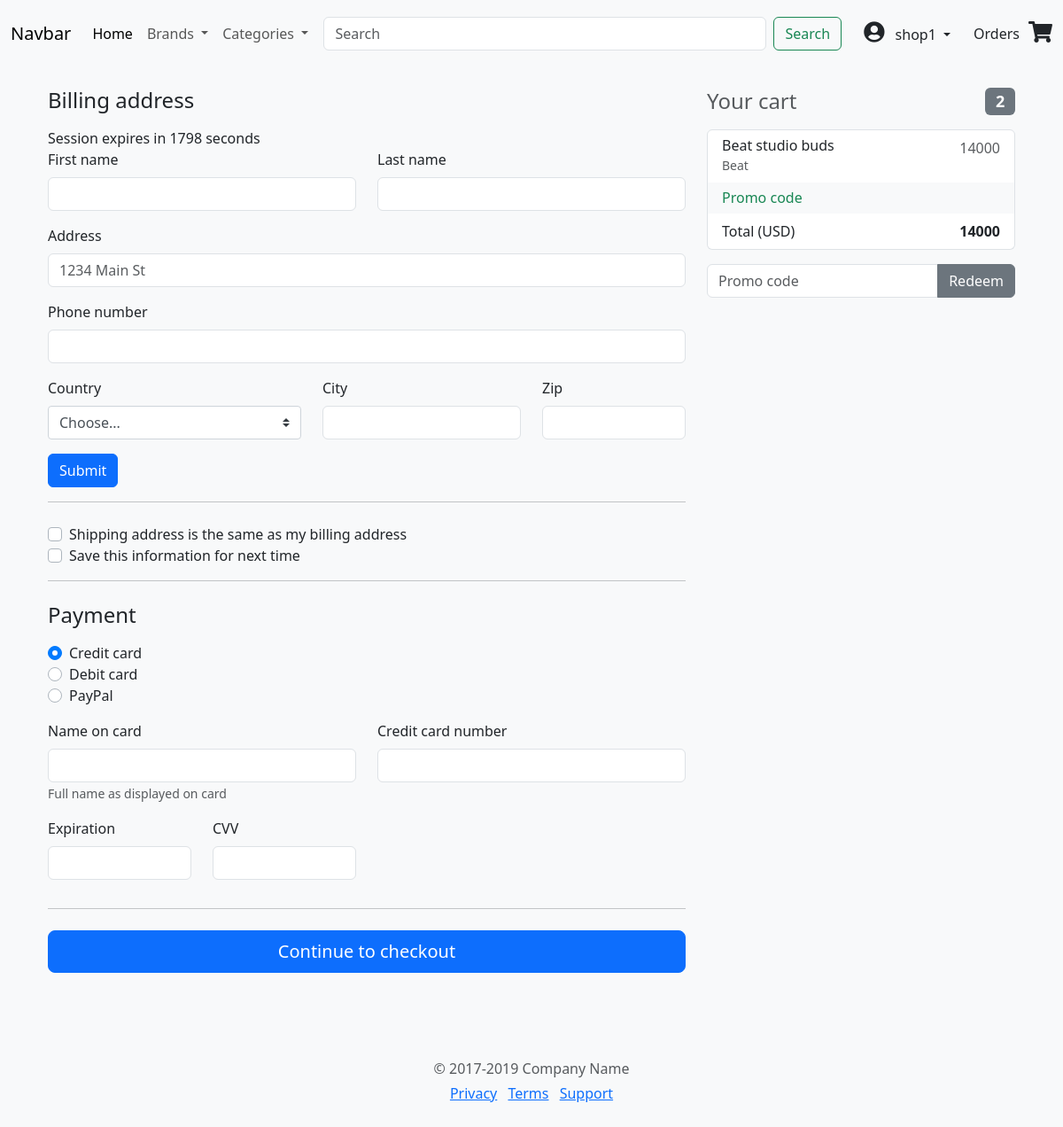
The app's page /checkout (signed in) with its own data.
### shop/models.py (models this page shows, shortened)
class Cart(models.Model):
    user = models.ForeignKey(User,on_delete=models.CASCADE,default=None)
    product = models.ForeignKey(Product,on_delete=models.CASCADE)
    quantity = models.IntegerField(default=1)
    created = models.DateTimeField(auto_now_add=True)

class Product(models.Model):
    name = models.CharField(max_length=100)
    brand = models.ForeignKey(Brand, on_delete= models.CASCADE)
    Category = models.ForeignKey(Category, on_delete= models.CASCADE)
    image = models.ImageField(null=True, blank=True)
    quantity = models.IntegerField()
    price = models.IntegerField()

class Brand(models.Model):
    name = models.CharField(max_length=100)
    def __str__(self):
        return self.name

### shop/views.py (the view, shortened to what this page needs)
# urls.py: path('checkout',checkout,name='checkout'),
@never_cache
@login_required(login_url='login')
def checkout(request):
    submitted = False
    cart = Cart.objects.filter(user=request.user)
    total_items = sum([cart_item.quantity for cart_item in cart])
    total_price = sum([cart_item.product.price * cart_item.quantity for cart_item in cart])
    context = {'submitted': submitted, 'cart': cart, 'total_items': total_items, 'total_price': total_price}
    session = request.session
    session.set_expiry(1800)
    session_data = session.get('checkout_data', {})
    customer_data = session.get('customer_data')
    context.update(session_data)
    context.update(navbar_items(request))
    context['session_expiry'] = session.get_expiry_age()
    return render(request, 'checkout.html', context)

### shop/views.py (called while the page is built)
def navbar_items(request):
    brand_items = Brand.objects.all()
    category_items = Category.objects.all()
    context = {'brand_items': brand_items,
               'category_items': category_items,
               }
    return context

### templates/checkout.html (shortened to what this page needs)
{%extends 'base.html' %}
{%load static%}
{% load mathfilters %}
{% load tz %}
{%block content%}
  <body class="bg-light">
    <form>
    <div class="container">
  <div class="row">
    <div class="col-md-4 order-md-2 mb-4">
      <h4 class="d-flex justify-content-between align-items-center mb-3">
        <span class="text-muted">Your cart</span>
        <span class="badge badge-secondary badge-pill">{{total_items}}</span>
      </h4>
      <ul class="list-group mb-3">
        {% for item in cart %}
        <li class="list-group-item d-flex justify-content-between lh-condensed">
          <div>
            <h6 class="my-0">{{item.product.name}}</h6>
            <small class="text-muted">{{item.product.brand}}</small>
          </div>
          <span class="text-muted"> {{item.product.price|mul:item.quantity}} </span>
        </li>
        {% endfor %}
        <li class="list-group-item d-flex justify-content-between bg-light">
          <div class="text-success">
            <h6 class="my-0">Promo code</h6>
          </div>
        </li>
        <li class="list-group-item d-flex justify-content-between">
          <span>Total (USD)</span>
          <strong>{{total_price}}</strong>
        </li>
      </ul>
      <form class="card p-2" method = 'POST' action = ''>
        <div class="input-group">
          <input type="text" class="form-control" placeholder="Promo code" name = 'code'>
          <div class="input-group-append">
            <button type="submit" class="btn btn-secondary" name = 'redeem'>Redeem</button>
          </div>
        </div>
      </form>
    </div>
    <div class="col-md-8 order-md-1">
      <h4 class="mb-3">Billing address</h4>
      <div id="countdown-timer"></div>
<div>
<form class="needs-validation" method = "POST" action = "">
            <div class="row">
              <div class="col-md-6 mb-3">
                <label for="firstName">First name</label>
                <input type="text" class="form-control" name="first_name" id="firstName" placeholder="" value="{% if submitted %}{{ customer.first_name }}{% endif %}" {% if submitted %}disabled{% endif %} required>
              </div>
              <div class="col-md-6 mb-3">
                <label for="lastName">Last name</label>
                <input type="text" class="form-control" name="last_name" id="lastName" placeholder="" value="{% if submitted %}{{ customer.last_name }}{% endif %}" {% if submitted %}disabled{% endif %} required>
              </div>
            </div>
            <div class="mb-3">
              <label for="address">Address</label>
              <input type="text" class="form-control" name="address" id="address" placeholder="1234 Main St" value="{% if submitted %}{{ customer.address }}{% endif %}" {% if submitted %}disabled{% endif %} required>
            </div>
            <div class="mb-3">
              <label for="address">Phone number</label>
              <input type="text" class="form-control" name="phonenumber" id="address" placeholder="" value="{% if submitted %}{{ customer.phonenumber }}{% endif %}" {% if submitted %}disabled{% endif %} required>
            </div>
            <div class="row">
              <div class="col-md-5 mb-3">
                <label for="country">Country</label>
                <select class="custom-select d-block w-100" name="country" id="country" {% if submitted %}disabled{% endif %}  required>
                  <option value="">{% if submitted %}{{ customer.country }}{%else%}Choose...{% endif %}</option>
                </select>
              </div>
              <div class="col-md-4 mb-3">
                <label for="city">City</label>
                <input type="text" class="form-control" name="city" id="city" placeholder="" value="{% if submitted %}{{ customer.city }}{% endif %}" {% if submitted %}disabled{% endif %} required>
              </div>
              <div class="col-md-3 mb-3">
                <label for="zip">Zip</label>
                <input type="text" class="form-control" name="zipcode" id="zip" placeholder="" value="{% if submitted %}{{ customer.zipcode }}{% endif %}" {% if submitted %}disabled{% endif %} required>
          </div>
        </div>
        <div class="d-flex justify-content-between">
          <button type="submit" class="btn btn-primary" name="customer_form">Submit</button>
        </div>
      </form>
    </div>
        <hr class="mb-4">
        <div class="custom-control custom-checkbox">
          <label class="custom-control-label" for="same-address">Shipping address is the same as my billing address</label>
        </div>
        <div class="custom-control custom-checkbox">
          <label class="custom-control-label" for="save-info">Save this information for next time</label>
        </div>
        <hr class="mb-4">
        <h4 class="mb-3">Payment</h4>
        <div class="d-block my-3">
          <div class="custom-control custom-radio">
            <label class="custom-control-label" for="credit">Credit card</label>
          </div>
          <div class="custom-control custom-radio">
            <label class="custom-control-label" for="debit">Debit card</label>
          </div>
          <div class="custom-control custom-radio">
            <label class="custom-control-label" for="paypal">PayPal</label>
          </div>
        </div>
        <div class="row">
          <div class="col-md-6 mb-3">
            <label for="cc-name">Name on card</label>
            <input type="text" class="form-control" id="cc-name" placeholder="" >
            <small class="text-muted">Full name as displayed on card</small>
          </div>
          <div class="col-md-6 mb-3">
            <label for="cc-number">Credit card number</label>
            <input type="text" class="form-control" id="cc-number" placeholder="" >
          </div>
        </div>
        <div class="row">
          <div class="col-md-3 mb-3">
            <label for="cc-expiration">Expiration</label>
            <input type="text" class="form-control" id="cc-expiration" placeholder="" >
          </div>
          <div class="col-md-3 mb-3">
            <label for="cc-cvv">CVV</label>
            <input type="text" class="form-control" id="cc-cvv" placeholder="" >
          </div>
        </div>
        <hr class="mb-4">
        <a href="{% url 'orders' %}">
          <button class="btn btn-primary btn-lg btn-block">Continue to checkout</button>
        </a>
    </div>
  </div>
  <footer class="my-5 pt-5 text-muted text-center text-small">
    <p class="mb-1">&copy; 2017-2019 Company Name</p>
    <ul class="list-inline">
      <li class="list-inline-item"><a href="#">Privacy</a></li>
      <li class="list-inline-item"><a href="#">Terms</a></li>
      <li class="list-inline-item"><a href="#">Support</a></li>
    </ul>
  </footer>
</div>
        <script src="https://getbootstrap.com/docs/4.3/examples/checkout/form-validation.js"></script></body>
{% endblock%}

### templates/navbar.html (shortened to what this page needs)
{%load static%}
<head>
<link rel="stylesheet" href="https://cdnjs.cloudflare.com/ajax/libs/font-awesome/5.15.3/css/all.min.css">
</head>
<nav class="navbar navbar-expand-lg bg-body-tertiary">
  <div class="container-fluid">
    <a class="navbar-brand" href="#">Navbar</a>
    <div class="collapse navbar-collapse" id="navbarSupportedContent">
      <ul class="navbar-nav me-auto mb-2 mb-lg-0">
        <li class="nav-item">
          <a class="nav-link active" aria-current="page" href="{% url 'home'%}">Home</a>
        </li>
        <li class="nav-item dropdown">
          <a class="nav-link dropdown-toggle" href="#" role="button" data-bs-toggle="dropdown" aria-expanded="false">
            Brands
          </a>
        </li>
        <li class="nav-item dropdown">
          <a class="nav-link dropdown-toggle" href="#" role="button" data-bs-toggle="dropdown" aria-expanded="false">
            Categories
          </a>
      </ul>
      <div class="collapse navbar-collapse justify-content-center" id="navbarNav">
      <form class="d-flex" role="search">
        <input class="form-control me-2 custom-search-bar" type="search" placeholder="Search" aria-label="Search">
        <button class="btn btn-outline-success" type="submit">Search</button>
      </form>
      </div>
      <div class="d-flex justify-content-end align-items-center">
  {% if user.is_authenticated %}
  <div class="nav-item dropdown p-3">
    <a class="nav-link dropdown-toggle" role="button" data-bs-toggle="dropdown" aria-expanded="false">
      <i class="fas fa-user-circle" style="font-size: 24px;"></i>
      <span class="ms-2">{{ user.username }}</span>
    </a>
  </div>
  {% else %}
  <div>
   <a class="dropdown-item" href="{% url 'register' %}">Register</a>
  </div>
  {% endif %}
  <div style="padding: 10px;">
    <a class="dropdown-item" href="{% url 'orders' %}">Orders</a>
</div>
  <div>
    <a class="dropdown-item" href="{% url 'cart' %}"><i class="fas fa-shopping-cart" style="font-size: 24px;"></i></a>
  </div>
</div>
    </div>
  </div>
</nav>

### templates/base.html (style rules this page uses)
.custom-search-bar { width: 500px; }

### records on screen
Cart: product.name "Beat studio buds", product.brand "Beat", product.price|mul "14000"

### other values on screen
{{ user.username }} "shop1"
{{ total_items }} "2"
{{ total_price }} "14000"
